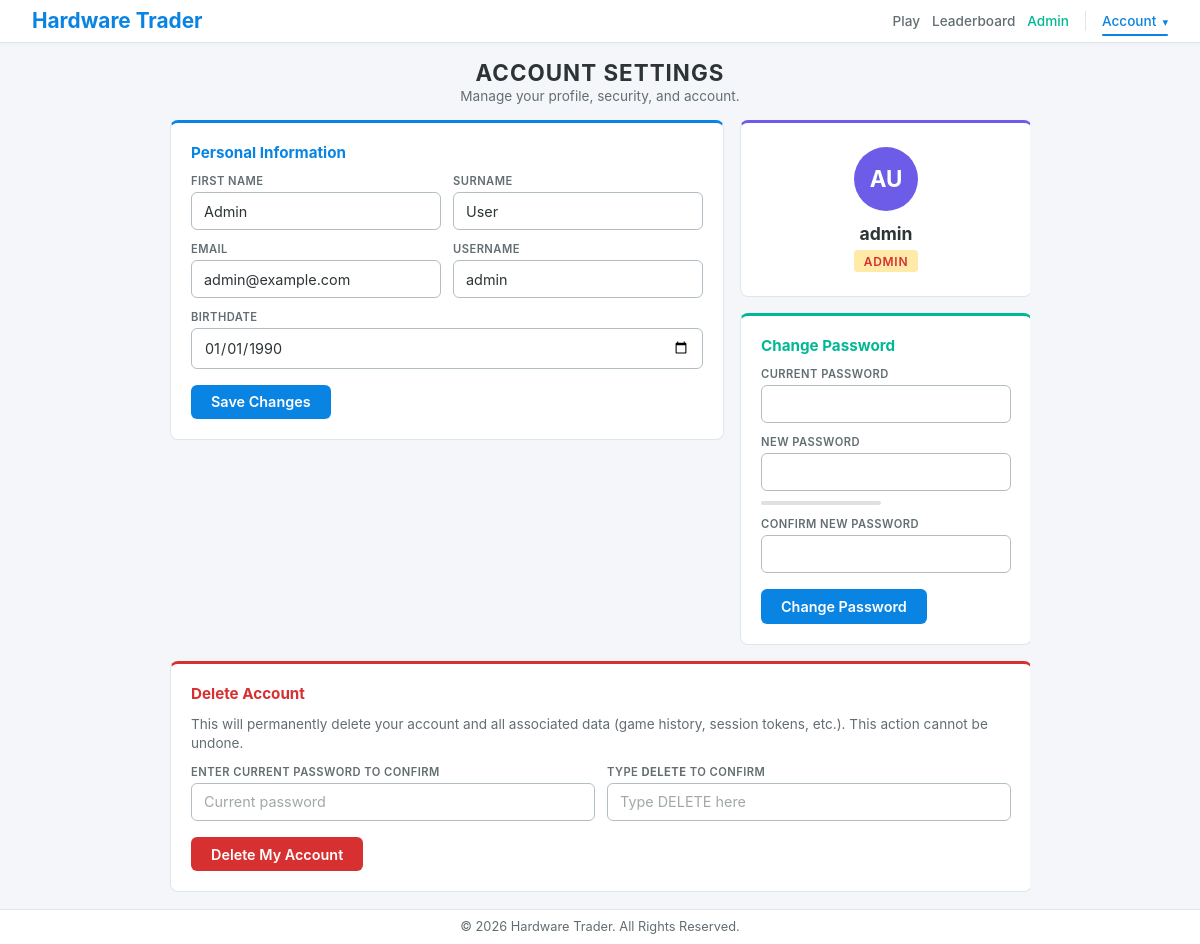
Page /settings.php (signed in) on the committed database.
### tables this page shows
CREATE TABLE accounts (
    acct_id INT AUTO_INCREMENT PRIMARY KEY,  
    first_name VARCHAR(100) NOT NULL,
    surname VARCHAR(100) NOT NULL,
    email_addr VARCHAR(255) NOT NULL,
    username VARCHAR(30) NOT NULL,  
    birthdate DATE NOT NULL,  
    password VARCHAR(255) NOT NULL,   
    role ENUM('player', 'moderator', 'admin') NOT NULL DEFAULT 'player'  
);

### public/settings.php (the view, shortened to what this page needs)
<?php
require_once __DIR__ . '/../core/database.php';
$acct_id = (int)$_SESSION['acct_id'];
$stmt = $pdo->prepare("SELECT username, first_name, surname, email_addr, birthdate, role FROM accounts WHERE acct_id = ?");
$stmt->execute([$acct_id]);
$user = $stmt->fetch();
require_once __DIR__ . '/../views/partials/header.php';
$initials = strtoupper(
    mb_substr($user['first_name'] ?? '?', 0, 1) .
    mb_substr($user['surname'] ?? '?', 0, 1)
);
$role_label = ucfirst($user['role'] ?? 'player');
?>
<div class="settings-page">
    <div class="settings-header">
        <h1 class="settings-title">Account Settings</h1>
        <p class="settings-subtitle">Manage your profile, security, and account.</p>
    </div>
    <div class="settings-bento-grid">
        <div class="card settings-card settings-card-main">
            <h2 class="settings-card-title">Personal Information</h2>
            <form class="settings-form" method="POST" action="<?= BASE_URL ?>/settings.php">
                <div class="admin-form-row">
                    <div class="admin-form-group">
                        <label class="admin-form-label" for="first_name">First Name</label>
                        <input class="admin-form-input" type="text" id="first_name" name="first_name" required
                               value="<?= htmlspecialchars($_POST['first_name'] ?? $user['first_name']) ?>">
                    </div>
                    <div class="admin-form-group">
                        <label class="admin-form-label" for="surname">Surname</label>
                        <input class="admin-form-input" type="text" id="surname" name="surname" required
                               value="<?= htmlspecialchars($_POST['surname'] ?? $user['surname']) ?>">
                    </div>
                </div>
                <div class="admin-form-row">
                    <div class="admin-form-group">
                        <label class="admin-form-label" for="email_addr">Email</label>
                        <input class="admin-form-input" type="email" id="email_addr" name="email_addr" required
                               value="<?= htmlspecialchars($_POST['email_addr'] ?? $user['email_addr']) ?>">
                    </div>
                    <div class="admin-form-group">
                        <label class="admin-form-label" for="username">Username</label>
                        <input class="admin-form-input" type="text" id="username" name="username" required
                               value="<?= htmlspecialchars($_POST['username'] ?? $user['username']) ?>">
                    </div>
                </div>
                <div class="admin-form-row">
                    <div class="admin-form-group">
                        <label class="admin-form-label" for="birthdate">Birthdate</label>
                        <input class="admin-form-input" type="date" id="birthdate" name="birthdate" required
                               value="<?= htmlspecialchars($_POST['birthdate'] ?? $user['birthdate']) ?>">
                    </div>
                </div>
                <div class="settings-actions">
                    <button type="submit" class="btn btn-blue">Save Changes</button>
                </div>
            </form>
        </div>
        <div class="settings-side">
            <div class="card settings-card settings-card-snapshot">
                <div class="settings-snapshot-avatar"><?= htmlspecialchars($initials) ?></div>
                <div class="settings-snapshot-name"><?= htmlspecialchars($user['username']) ?></div>
                <span class="settings-snapshot-role settings-snapshot-role-<?= $user['role'] ?>"><?= $role_label ?></span>
            </div>
            <div class="card settings-card settings-card-password">
                <h2 class="settings-card-title">Change Password</h2>
                <form class="settings-form" method="POST" action="<?= BASE_URL ?>/settings.php">
                    <div class="admin-form-group">
                        <label class="admin-form-label" for="current_password">Current Password</label>
                        <input class="admin-form-input" type="password" id="current_password" name="current_password" required>
                    </div>
                    <div class="admin-form-group">
                        <label class="admin-form-label" for="new_password">New Password</label>
                        <input class="admin-form-input" type="password" id="new_password" name="new_password" minlength="6" required title="At least 6 characters">
                        <div id="password-strength" class="password-strength">
                            <div class="password-strength-bar">
                            </div>
                        </div>
                    </div>
                    <div class="admin-form-group">
                        <label class="admin-form-label" for="confirm_password">Confirm New Password</label>
                        <input class="admin-form-input" type="password" id="confirm_password" name="confirm_password" minlength="6" required title="At least 6 characters">
                    </div>
                    <div class="settings-actions">
                        <button type="submit" class="btn btn-blue">Change Password</button>
                    </div>
                </form>
            </div>
        </div>
        <div class="card settings-card settings-card-full settings-card-danger">
            <h2 class="settings-card-title settings-card-title-danger">Delete Account</h2>
            <form class="settings-form" method="POST" action="<?= BASE_URL ?>/settings.php" onsubmit="return confirm('This will permanently delete your account. Are you sure?');">
                <p class="settings-delete-warning">
                    This will permanently delete your account and all associated data
                    (game history, session tokens, etc.). This action cannot be undone.
                </p>
                <div class="admin-form-row">
                    <div class="admin-form-group">
                        <label class="admin-form-label" for="del_password">Enter Current Password to Confirm</label>
                        <input class="admin-form-input" type="password" id="del_password" name="del_password" required
                               placeholder="Current password">
                    </div>
                    <div class="admin-form-group">
                        <label class="admin-form-label" for="del_confirm">Type <strong>DELETE</strong> to confirm</label>
                        <input class="admin-form-input" type="text" id="del_confirm" name="del_confirm" required
                               placeholder="Type DELETE here" pattern="DELETE" title="Type DELETE exactly">
                    </div>
                </div>
                <div class="settings-actions">
                    <button type="submit" class="btn btn-red">Delete My Account</button>
                </div>
            </form>
        </div>
    </div>
</div><?php  ?>
<?php require_once __DIR__ . '/../views/partials/footer.php'; ?>

### rows in the picture
accounts: first_name "Admin", surname "User", email_addr "admin@example.com", username "admin", birthdate "01/01/1990", initials "AU", role "ADMIN"
